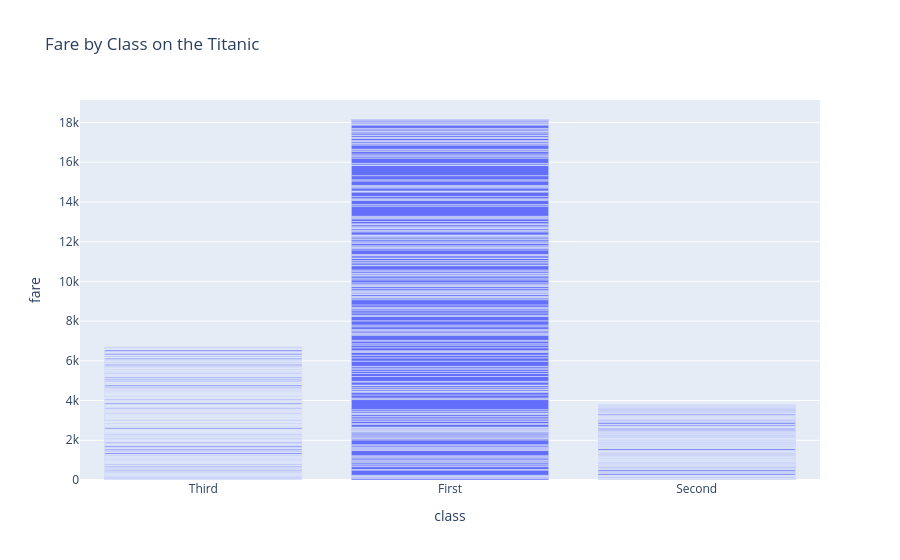

Source (notebook cell):
### Code cell
# Create a bar plot using the plotly library
fig = px.bar(titanic, x="class", y="fare", title="Fare by Class on the Titanic")

# Show the plot
fig.show()

### Figure 1 — Plotly figure (JSON) as saved in the notebook; plotly's stock layout.template omitted (floating-point values rounded to 4 significant figures; data arrays with more than 128 entries replaced by an {"elided": "..."} marker saying what was removed)
{"data": [{"hovertemplate": "class=%{x}<br>fare=%{y}<extra></extra>", "legendgroup": "", "marker": {"color": "#636efa", "pattern": {"shape": ""}}, "name": "", "orientation": "v", "showlegend": false, "textposition": "auto", "type": "bar", "x": {"elided": "891 str values"}, "xaxis": "x", "y": {"elided": "891 float values"}, "yaxis": "y"}], "layout": {"barmode": "relative", "legend": {"tracegroupgap": 0}, "title": {"text": "Fare by Class on the Titanic"}, "xaxis": {"anchor": "y", "domain": [0, 1], "title": {"text": "class"}}, "yaxis": {"anchor": "x", "domain": [0, 1], "title": {"text": "fare"}}}}
